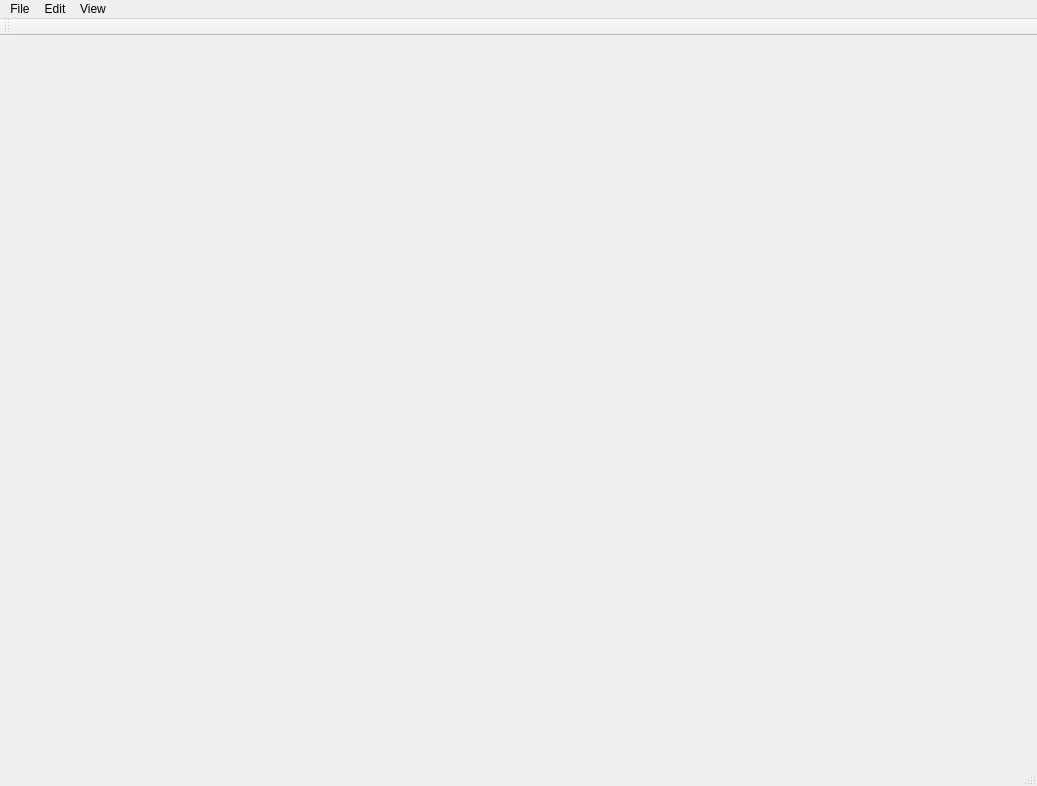
<?xml version="1.0" encoding="UTF-8"?>
<ui version="4.0">
 <class>PathologyWorkstation</class>
 <widget class="QMainWindow" name="PathologyWorkstation">
  <property name="geometry">
   <rect>
    <x>0</x>
    <y>0</y>
    <width>1037</width>
    <height>786</height>
   </rect>
  </property>
  <property name="sizePolicy">
   <sizepolicy hsizetype="Expanding" vsizetype="Expanding">
    <horstretch>0</horstretch>
    <verstretch>0</verstretch>
   </sizepolicy>
  </property>
  <property name="windowTitle">
   <string>PathologyWorkstation</string>
  </property>
  <widget class="QWidget" name="centralWidget">
   <property name="sizePolicy">
    <sizepolicy hsizetype="Expanding" vsizetype="Expanding">
     <horstretch>0</horstretch>
     <verstretch>0</verstretch>
    </sizepolicy>
   </property>
   <property name="locale">
    <locale language="English" country="UnitedStates"/>
   </property>
   <layout class="QHBoxLayout" name="horizontalLayout_2">
    <item>
     <widget class="PathologyViewer" name="pathologyView" native="true"/>
    </item>
   </layout>
  </widget>
  <widget class="QMenuBar" name="menuBar">
   <property name="geometry">
    <rect>
     <x>0</x>
     <y>0</y>
     <width>1037</width>
     <height>21</height>
    </rect>
   </property>
   <widget class="QMenu" name="menuFile">
    <property name="title">
     <string>File</string>
    </property>
    <addaction name="actionOpen"/>
    <addaction name="actionClose"/>
   </widget>
   <widget class="QMenu" name="menuEdit">
    <property name="title">
     <string>Edit</string>
    </property>
    <addaction name="actionCreateAnnotationType"/>
    <addaction name="actionCreateAnnotationClass"/>
   </widget>
   <widget class="QMenu" name="menuView">
    <property name="title">
     <string>View</string>
    </property>
   </widget>
   <addaction name="menuFile"/>
   <addaction name="menuEdit"/>
   <addaction name="menuView"/>
  </widget>
  <widget class="QToolBar" name="mainToolBar">
   <attribute name="toolBarArea">
    <enum>TopToolBarArea</enum>
   </attribute>
   <attribute name="toolBarBreak">
    <bool>false</bool>
   </attribute>
  </widget>
  <widget class="QStatusBar" name="statusBar"/>
  <action name="actionOpen">
   <property name="text">
    <string>Open</string>
   </property>
   <property name="shortcut">
    <string>Ctrl+O</string>
   </property>
  </action>
  <action name="actionClose">
   <property name="text">
    <string>Close</string>
   </property>
   <property name="shortcut">
    <string>Ctrl+C</string>
   </property>
  </action>
  <action name="actionCreateAnnotationType">
    <property name="text">
      <string>Create annotation type</string>
    </property>
  </action>
   <action name="actionCreateAnnotationClass">
     <property name="text">
       <string>Create annotation class</string>
     </property>
   </action>
 </widget>
 <layoutdefault spacing="6" margin="11"/>
 <customwidgets>
  <customwidget>
   <class>PathologyViewer</class>
   <extends>QWidget</extends>
   <header>pathologyviewer.h</header>
  </customwidget>
 </customwidgets>
 <resources/>
 <connections/>
</ui>
